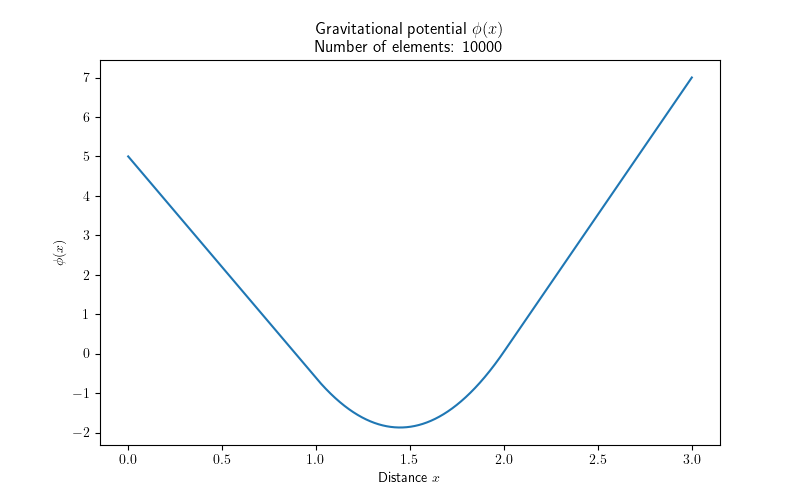

Write the Python code that produced this figure.
import numpy as np
import matplotlib.pyplot as plt
from scipy import integrate

def e(x, i, h):
    if x < (i - 1) * h or x > (i + 1) * h:
        return 0
    elif x < i * h:
        return x / h - i + 1
    else:
        return -x / h + i + 1
    
def e_prim(x, i, h):
    if x < (i - 1) * h or x > (i + 1) * h:
        return 0
    elif x < i * h:
        return 1 / h
    else:
        return -1 / h
    
def phi_tilde(x, i, h):
    return 2 * x / 3 + 5

def phi_tilde_prim(x, i, h):
    return 2 / 3
    
def B(phi_prim, v_prim, i, j, h, lower, upper):
    return -integrate.quad(lambda x: phi_prim(x, i, h) * v_prim(x, j, h), lower, upper)[0]

def L(v, i, h, lower, upper):
    def rho(x):
        if x < 1 or x > 2:
            return 0
        else:
            return 1
        
    return 4 * np.pi * G * integrate.quad(lambda x: v(x, i, h) * rho(x), lower, upper)[0]

def get_B_matrix(num_elements, h):
    B_matrix = np.zeros((num_elements, num_elements))

    B_matrix[0][0] = 1
    B_matrix[num_elements - 1][num_elements - 1] = 1

    for i in range(1, num_elements - 1):
        for j in range(1, num_elements - 1):
            if i == j:
                upper = omega_max * max(0, (i - 1) / num_elements)
                lower = omega_max * min(1, (i + 1) / num_elements) 
                B_matrix[i][j] = B(e_prim, e_prim, i, j, h, lower, upper)
            elif i - j == 1 or i - j == -1:
                upper = omega_max * max(0, min(i, j) / num_elements)
                lower = omega_max * min(1, max(i, j) / num_elements) 
                B_matrix[i][j] = B(e_prim, e_prim, i, j, h, lower, upper)

                
    return B_matrix


def get_L_vector(num_elements, h):
    L_vector = np.zeros(num_elements)

    L_vector[0] = 5
    L_vector[num_elements - 1] = 7

    for i in range(1, num_elements - 1):
        upper = omega_max * max(0, (i - 1) / num_elements)
        lower = omega_max * min(1, (i + 1) / num_elements)
        L_vector[i] = L(e, i, h, lower, upper) - B(phi_tilde_prim, e_prim, i, i, h, lower, upper)
    
    return L_vector


def get_solution(num_elements):
    global G
    global omega_max

    # final function phi = phi1 * e1 + phi2 * e2 + ... + phin-1 * en-1 + phi_tilde
    def phi_final(x):
        result = 0
        for i in range(1, num_elements - 1):
            result += phi[i] * e(x, i, h)

        result += phi_tilde(x, -1, -1)
        return result
    
    omega_max = 3.
    G = 1
    h = omega_max / num_elements

    B_matrix = get_B_matrix(num_elements, h)
    L_vector = get_L_vector(num_elements, h)

    phi = np.linalg.solve(B_matrix, L_vector)
    x = np.linspace(0, omega_max, num_elements)
    y = [phi_final(x) for x in x]

    fig = plt.figure("Solution", figsize=(8, 5))
    plt.plot(x, y)
    plt.yticks(np.arange(int(min(y)) - 1, int(max(y)) + 1, 1))
    plt.xticks(np.arange(0, omega_max + 0.5, 0.5))
    plt.title("Gravitational potential $\phi(x)$\n Number of elements: " + str(num_elements))
    plt.ylabel("$\phi(x)$")
    plt.xlabel("Distance $x$")
    fig.savefig("solution.png")
    fig.show()



    




